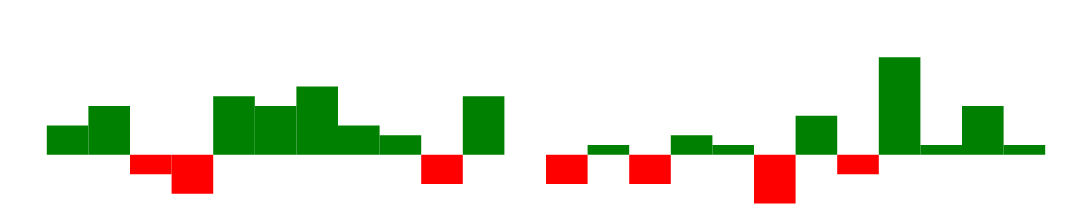

Write the Vega-Lite specification saved for this chart.
### Vega specification from a JSON file in a GitHub repository (floating-point values rounded to 4 significant figures)
{"$schema": "https://vega.github.io/schema/vega/v5.json", "width": 210, "height": 30, "padding": 0, "data": [{"name": "table", "values": [{"game": "g1", "diff": 3}, {"game": "g2", "diff": 5}, {"game": "g3", "diff": -2}, {"game": "g4", "diff": -4}, {"game": "g5", "diff": 6}, {"game": "g6", "diff": 5}, {"game": "g7", "diff": 7}, {"game": "g8", "diff": 3}, {"game": "g9", "diff": 2}, {"game": "g10", "diff": -3}, {"game": "g11", "diff": 6}, {"game": "g12", "diff": 0}, {"game": "g13", "diff": -3}, {"game": "g14", "diff": 1}, {"game": "g15", "diff": -3}, {"game": "g16", "diff": 2}, {"game": "g17", "diff": 1}, {"game": "g18", "diff": -5}, {"game": "g19", "diff": 4}, {"game": "g20", "diff": -2}, {"game": "g21", "diff": 10}, {"game": "g22", "diff": 1}, {"game": "g23", "diff": 5}, {"game": "g24", "diff": 1}]}], "signals": [{"name": "tooltip", "value": {}, "on": [{"events": "rect:mouseover", "update": "datum"}, {"events": "rect:mouseout", "update": "{}"}]}], "scales": [{"name": "xscale", "type": "band", "domain": {"data": "table", "field": "game"}, "range": "width", "padding": 0.05, "round": true}, {"name": "yscale", "domain": {"data": "table", "field": "diff"}, "nice": true, "range": "height"}], "axes": [{"orient": "bottom", "scale": "xscale", "labels": false, "ticks": false}, {"orient": "right", "scale": "yscale", "labels": false, "ticks": false}], "marks": [{"type": "rect", "from": {"data": "table"}, "encode": {"enter": {"x": {"scale": "xscale", "field": "game"}, "width": {"scale": "xscale", "band": 1}, "y": {"scale": "yscale", "field": "diff"}, "y2": {"scale": "yscale", "value": 0}, "fill": [{"test": "datum.diff > 0", "value": "green"}, {"value": "red"}]}, "update": {"fill": [{"test": "datum.diff > 0", "value": "green"}, {"value": "red"}]}, "hover": {"fill": {"value": "black"}}}}, {"type": "text", "encode": {"enter": {"align": {"value": "center"}, "baseline": {"value": "bottom"}, "fill": {"value": "#333"}}, "update": {"x": {"scale": "xscale", "signal": "tooltip.game", "band": 0.5}, "y": {"scale": "yscale", "signal": "tooltip.diff", "offset": 0.05}, "text": {"signal": "tooltip.diff"}, "fillOpacity": [{"test": "datum === tooltip", "value": 0}, {"value": 1}]}}}], "config": {}}
